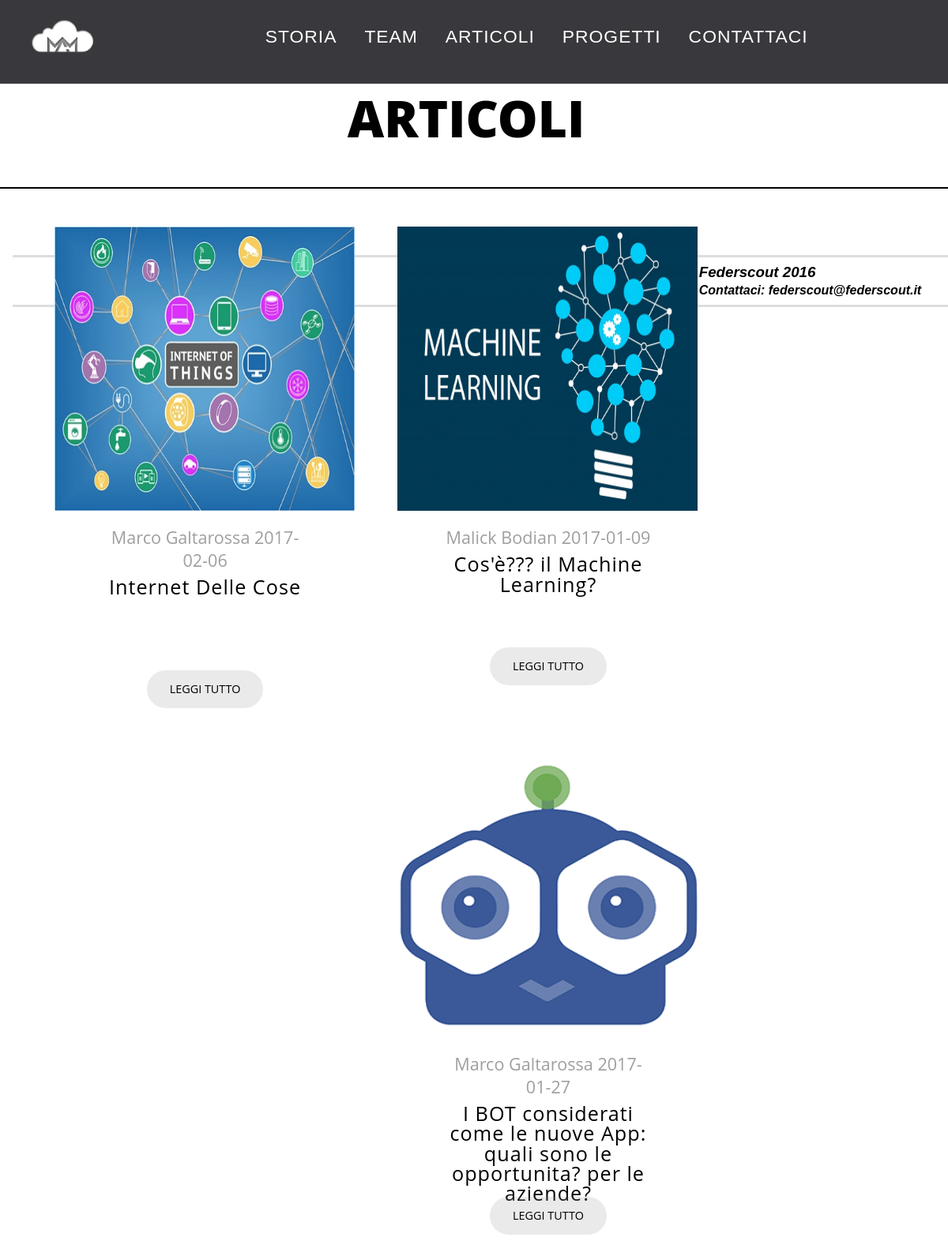
Page /articoli.php on the earlier database version.
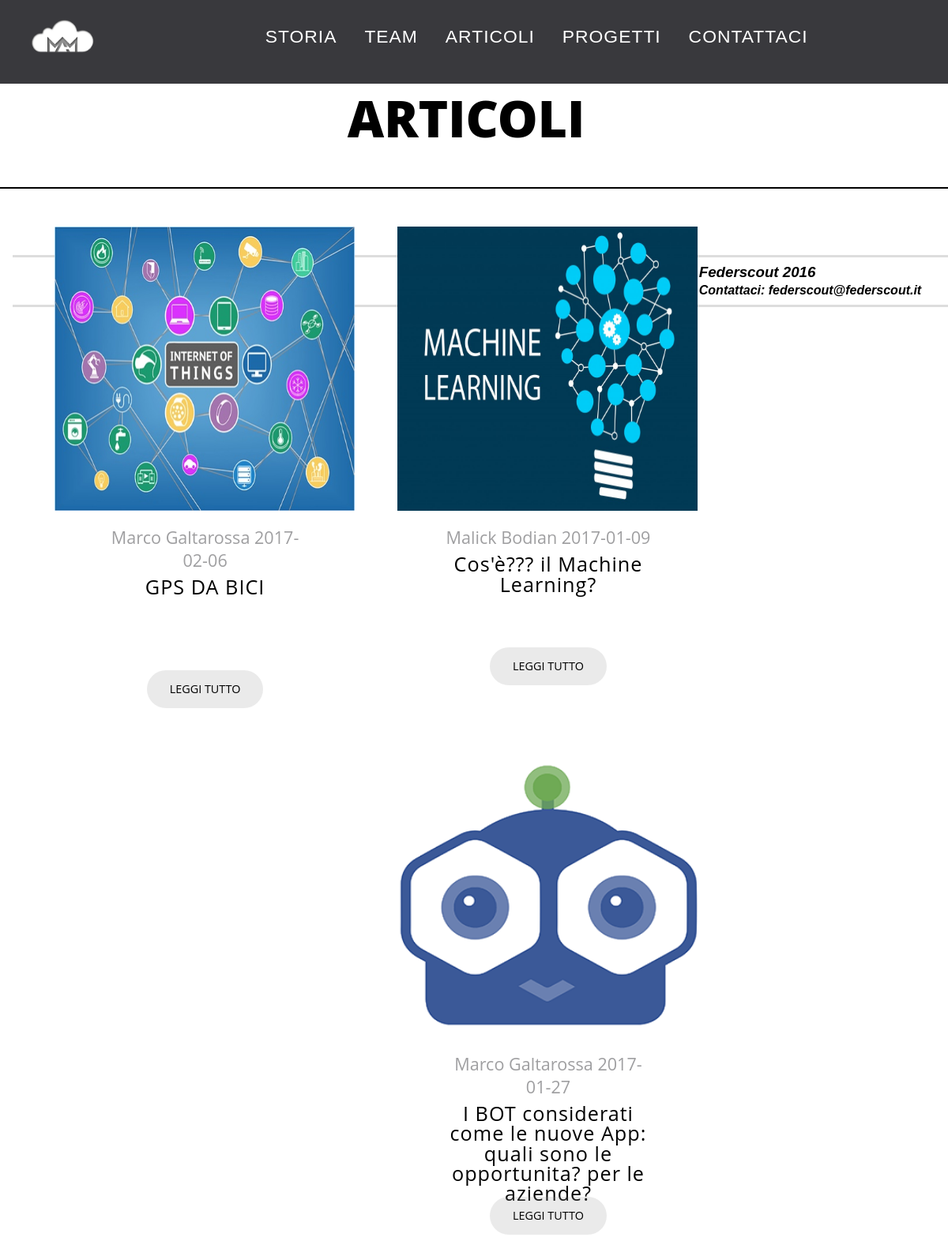
Same page on the later database version.
### tables this page shows
CREATE TABLE `immagini` (
  `id` int(11) NOT NULL,
  `alt` varchar(50) NOT NULL,
  `src` varchar(50) NOT NULL,
  `title` varchar(50) NOT NULL,
  `href` varchar(50) NOT NULL,
  `titolo` varchar(250) DEFAULT NULL,
  `autore` varchar(50) DEFAULT NULL,
  `data` date DEFAULT NULL,
  `testo` text NOT NULL
);

### articoli.php (the view, shortened to what this page needs)
	<div class="boxpagina2">
		<div class="pagina2">
			<?php
		        $query = mysql_query("select * from pagine");
				$ris = mysql_fetch_array($query);
				if($ris['pagina']= "ARTICOLI") echo $ris['pagina'];
			?>
		</div>
	</div>
<div class="boxpaginaarticolo">
<?php
	$query = mysql_query("select * from immagini");
	while($ris = mysql_fetch_array($query)){
		echo"
			<div class=\"boxarticolo\">
				<div class=\"imagearticolo\">
				<a href=\"$ris[href]\"  class=\"aarticolo\"></a>
				<img src=\"$ris[src]\"class=\"imgarticolo\" alt=\"$ris[alt]\" title=\"$ris[title]\"></img>
				</div>
				<div class=\"boxscrittaarticolo\">
					<div class=\"boxautore\">
						<p class=\"autore\"> $ris[autore]  $ris[data] </p>
				</div>
					<h3 class=\"smalltitle\"><a href=\"$ris[href]\"> $ris[titolo] </a></h3>
					<a class=\"bottonegrigio\" href=\"$ris[href]?id=$ris[id]\">Leggi Tutto</a>
			</div>
		</div>";
	}
?>

Differences in the rows shown:
changed immagini: titolo "Internet Delle Cose" → "GPS DA BICI"
